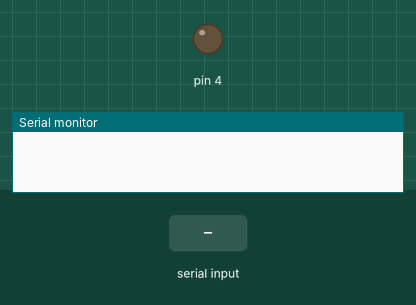
Recording of a sketch running on a simulated Arduino Uno, built with avr-gcc and run on an emulated ATmega328P. Parts: output pins drawn as LEDs (lit = HIGH), the last lines printed to the serial monitor. The inputs (shaded band) are chosen by the test bench.

Above: at 1.2 s.
1.3 s: byte 1 (1) received over Serial
At 2.0 s:
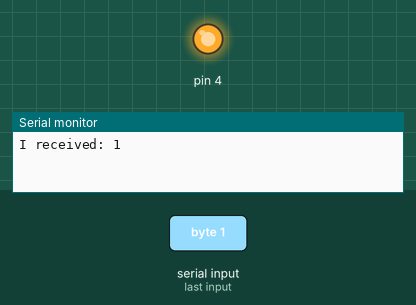
2.8 s: "1" received over Serial
At 3.2 s:
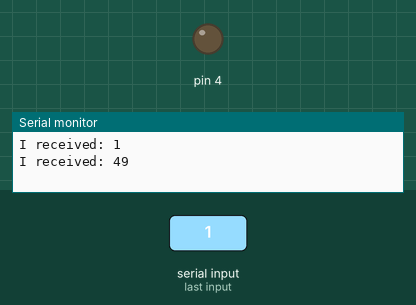
Timing chart, 0 to 5.8 s (numbered marks = the images above; inputs shaded):
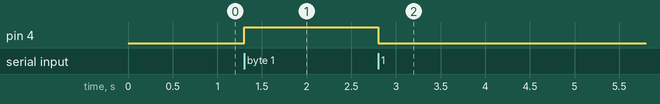

Measured:
- after the input at 1.3 s, pin 4: LOW → HIGH at once
- after the input at 2.8 s, pin 4: HIGH → LOW at once

The sketch:

LedArduino.ino
```cpp
int etat = 0;   // for incoming serial data

void setup() {
        Serial.begin(9600);     // opens serial port, sets data rate to 9600 bps
        pinMode(4, OUTPUT);

}

void loop() {

        // send data only when you receive data:
        if (Serial.available() > 0) {
                etat = Serial.read();

                // say what you got:
                Serial.print("I received: ");
                Serial.println(etat, DEC);
                if (etat == 1){
                  digitalWrite(4, HIGH);
                }
                else{
                  digitalWrite(4, LOW);
                }
         }
}

/*void setup() {
  pinMode(4, OUTPUT);
}

void loop() {
  digitalWrite(4, HIGH);
  delay(1000);
  digitalWrite(4, LOW);
  delay(1000);
}*/
```
